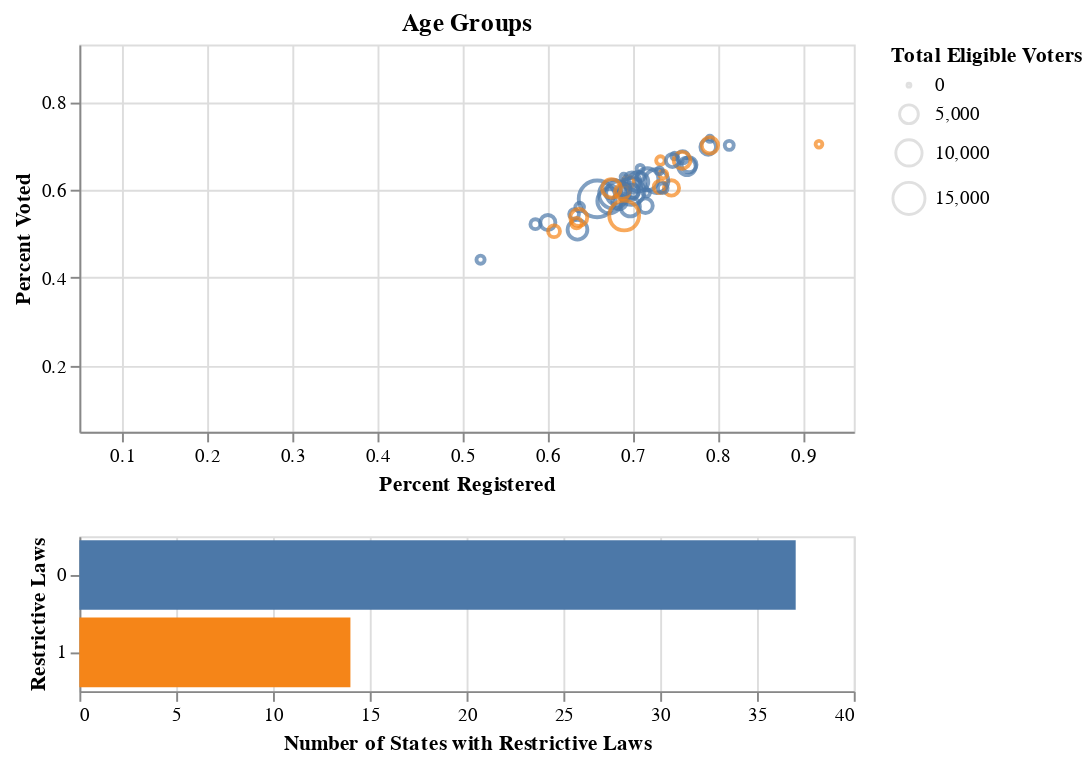

The notebook cell saved with this chart:
### Code cell
turnout_age.save('../figures/Voting_Chart.html')
turnout_age

### Figure 1 — Vega-Lite specification as saved in the notebook (floating-point values rounded to 4 significant figures; data arrays with more than 128 entries replaced by an {"elided": "..."} marker saying what was removed)
{"config": {"view": {"continuousWidth": 400, "continuousHeight": 300}}, "vconcat": [{"mark": "point", "encoding": {"color": {"condition": {"type": "nominal", "field": "restrictive_id_laws", "legend": null, "selection": "selector005"}, "value": "lightgray"}, "size": {"type": "quantitative", "field": "Total", "title": "Total Eligible Voters"}, "tooltip": [{"type": "nominal", "field": "STATE", "title": "State"}, {"type": "quantitative", "field": "Total", "title": "Total Eligible Voters"}, {"type": "quantitative", "field": "Total Registered", "title": "Percent Registered Voters"}, {"type": "quantitative", "field": "Total Voted", "title": "Percent Voted"}], "x": {"type": "quantitative", "field": "Percent Registered", "scale": {"domain": [0.05, 0.96]}, "title": "Percent Registered"}, "y": {"type": "quantitative", "field": "Percent Voted", "scale": {"domain": [0.05, 0.93]}, "title": "Percent Voted"}}, "height": 200, "selection": {"SelectorName": {"type": "single", "fields": ["Year"], "bind": {"input": "range", "max": 2018, "min": 2000, "name": "Election Year", "step": 2}, "init": {"Year": 2000}}, "Age": {"type": "single", "fields": ["Group"], "bind": {"input": "select", "options": ["Total", "18 to 44", "45 to 65", "65+"]}, "init": {"Group": "Total"}}, "selector005": {"type": "interval", "encodings": ["x"]}}, "title": "Age Groups", "transform": [{"filter": {"selection": "SelectorName"}}, {"filter": {"selection": "Age"}}, {"filter": {"selection": "selector006"}}], "width": 400}, {"mark": "bar", "encoding": {"color": {"condition": {"type": "nominal", "field": "restrictive_id_laws", "selection": "selector006"}, "value": "lightgray"}, "x": {"type": "quantitative", "aggregate": "count", "title": "Number of States with Restrictive Laws"}, "y": {"type": "nominal", "field": "restrictive_id_laws", "title": "Restrictive Laws"}}, "height": 80, "selection": {"selector006": {"type": "multi", "encodings": ["color"]}}, "transform": [{"filter": {"selection": "selector005"}}, {"filter": {"selection": "SelectorName"}}, {"filter": {"selection": "Age"}}], "width": 400}], "data": {"name": "data-d363036126a6a922695744bb891a3622"}, "$schema": "https://vega.github.io/schema/vega-lite/v4.8.1.json", "datasets": {"data-d363036126a6a922695744bb891a3622": {"elided": "1815 records"}}}
